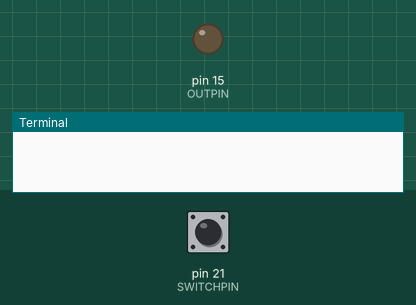
The program below on a simulated Raspberry Pi (header pin numbers). Shown: output pins drawn as LEDs (lit = HIGH), the last lines printed to the terminal. Inputs (shaded band) come from the test bench; at power-on: pin 21 (SWITCHPIN) LOW.

Above: at 1.2 s.
1.3 s: pin 21 (SWITCHPIN) pulled HIGH for 0.15 s
2.9 s: pin 21 (SWITCHPIN) pulled HIGH for 1 s
At 3.9 s:
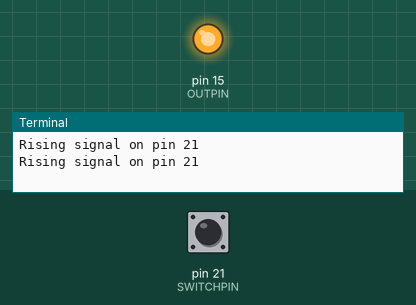
5.4 s: pin 21 (SWITCHPIN) pulled HIGH for 3.2 s
At 5.8 s:
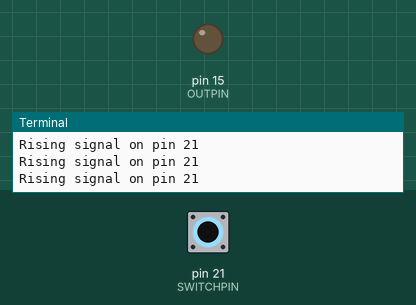
Timing chart, 0 to 8.4 s (numbered marks = the images above; inputs shaded):
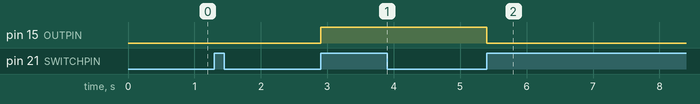

The program:

led_switch.py
```python
#!/usr/bin/env python3
"""Turning an LED on as long as the switch is pressed"""

import RPi.GPIO as GPIO

OUTPIN = 15
SWITCHPIN = 21
GPIO.setmode(GPIO.BOARD)
GPIO.setup(OUTPIN, GPIO.OUT)
GPIO.setup(SWITCHPIN, GPIO.IN, pull_up_down=GPIO.PUD_DOWN)
status = True
def switch_led_status(channel):
    """detects if the LED is on or off and turns it into the complement"""
    print("Rising signal on pin " + str(channel))
    global status
    status = not status
    GPIO.output(OUTPIN, status)

try:
    GPIO.add_event_detect(SWITCHPIN, GPIO.RISING,\
         callback=switch_led_status, bouncetime=200)
    while True:
        pass
except KeyboardInterrupt:
    print("Programm canceled through KeyInterrupt.")
finally:
    print("Cleaning up...")
    GPIO.cleanup()
print("Finished script!")
```

Measured:
- after the input at 2.9 s, pin 15 (OUTPIN): LOW → HIGH at once
- after the input at 5.4 s, pin 15 (OUTPIN): HIGH → LOW at once
